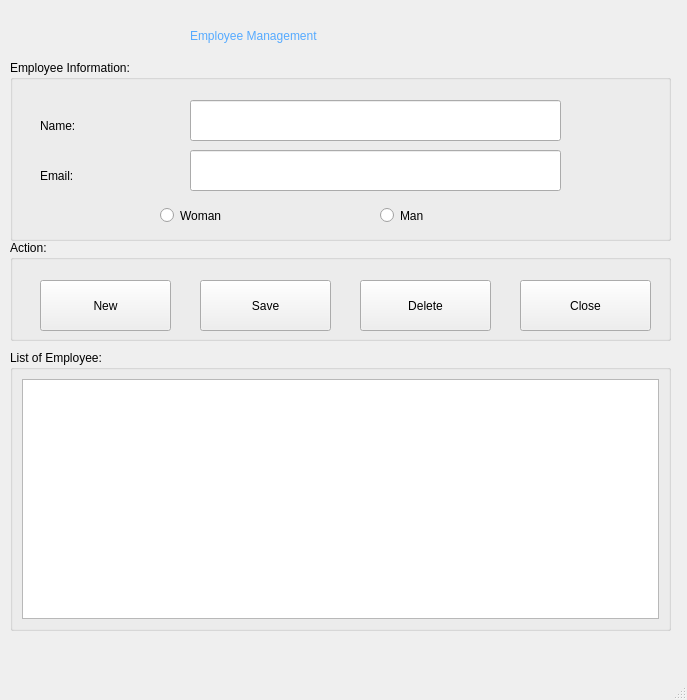
<?xml version="1.0" encoding="UTF-8"?>
<ui version="4.0">
 <class>MainWindow</class>
 <widget class="QMainWindow" name="MainWindow">
  <property name="geometry">
   <rect>
    <x>0</x>
    <y>0</y>
    <width>687</width>
    <height>700</height>
   </rect>
  </property>
  <property name="windowTitle">
   <string>MainWindow</string>
  </property>
  <widget class="QWidget" name="centralwidget">
   <widget class="QLabel" name="label">
    <property name="geometry">
     <rect>
      <x>190</x>
      <y>10</y>
      <width>321</width>
      <height>51</height>
     </rect>
    </property>
    <property name="styleSheet">
     <string notr="true">font: 18pt &quot;MS Shell Dlg 2&quot;;
color: rgb(85, 170, 255);</string>
    </property>
    <property name="text">
     <string>Employee Management</string>
    </property>
   </widget>
   <widget class="QGroupBox" name="groupBox">
    <property name="geometry">
     <rect>
      <x>10</x>
      <y>60</y>
      <width>661</width>
      <height>181</height>
     </rect>
    </property>
    <property name="styleSheet">
     <string notr="true">font: 15pt &quot;MS Shell Dlg 2&quot;;</string>
    </property>
    <property name="title">
     <string>Employee Information:</string>
    </property>
    <widget class="QLabel" name="label_2">
     <property name="geometry">
      <rect>
       <x>30</x>
       <y>50</y>
       <width>121</width>
       <height>31</height>
      </rect>
     </property>
     <property name="text">
      <string>Name:</string>
     </property>
    </widget>
    <widget class="QLabel" name="label_3">
     <property name="geometry">
      <rect>
       <x>30</x>
       <y>100</y>
       <width>101</width>
       <height>31</height>
      </rect>
     </property>
     <property name="text">
      <string>Email:</string>
     </property>
    </widget>
    <widget class="QLineEdit" name="lineEditName">
     <property name="geometry">
      <rect>
       <x>180</x>
       <y>40</y>
       <width>371</width>
       <height>41</height>
      </rect>
     </property>
    </widget>
    <widget class="QLineEdit" name="lineEditEmail">
     <property name="geometry">
      <rect>
       <x>180</x>
       <y>90</y>
       <width>371</width>
       <height>41</height>
      </rect>
     </property>
    </widget>
    <widget class="QRadioButton" name="radioButtonWoman">
     <property name="geometry">
      <rect>
       <x>150</x>
       <y>140</y>
       <width>161</width>
       <height>31</height>
      </rect>
     </property>
     <property name="text">
      <string>Woman</string>
     </property>
    </widget>
    <widget class="QRadioButton" name="radioButtonMan">
     <property name="geometry">
      <rect>
       <x>370</x>
       <y>140</y>
       <width>161</width>
       <height>31</height>
      </rect>
     </property>
     <property name="text">
      <string>Man</string>
     </property>
    </widget>
   </widget>
   <widget class="QGroupBox" name="groupBox_2">
    <property name="geometry">
     <rect>
      <x>10</x>
      <y>240</y>
      <width>661</width>
      <height>101</height>
     </rect>
    </property>
    <property name="styleSheet">
     <string notr="true">font: 15pt &quot;MS Shell Dlg 2&quot;;</string>
    </property>
    <property name="title">
     <string>Action:</string>
    </property>
    <widget class="QPushButton" name="pushButtonNew">
     <property name="geometry">
      <rect>
       <x>30</x>
       <y>40</y>
       <width>131</width>
       <height>51</height>
      </rect>
     </property>
     <property name="text">
      <string>New</string>
     </property>
     <property name="icon">
      <iconset>
       <normaloff>../images/ic_logo.webp</normaloff>../images/ic_logo.webp</iconset>
     </property>
     <property name="iconSize">
      <size>
       <width>40</width>
       <height>40</height>
      </size>
     </property>
    </widget>
    <widget class="QPushButton" name="pushButtonSave">
     <property name="geometry">
      <rect>
       <x>190</x>
       <y>40</y>
       <width>131</width>
       <height>51</height>
      </rect>
     </property>
     <property name="text">
      <string>Save</string>
     </property>
     <property name="icon">
      <iconset>
       <normaloff>../images/ic_save.webp</normaloff>../images/ic_save.webp</iconset>
     </property>
     <property name="iconSize">
      <size>
       <width>40</width>
       <height>40</height>
      </size>
     </property>
    </widget>
    <widget class="QPushButton" name="pushButtonDelete">
     <property name="geometry">
      <rect>
       <x>350</x>
       <y>40</y>
       <width>131</width>
       <height>51</height>
      </rect>
     </property>
     <property name="text">
      <string>Delete</string>
     </property>
     <property name="icon">
      <iconset>
       <normaloff>../images/ic_delete.webp</normaloff>../images/ic_delete.webp</iconset>
     </property>
     <property name="iconSize">
      <size>
       <width>40</width>
       <height>40</height>
      </size>
     </property>
    </widget>
    <widget class="QPushButton" name="pushButtonClose">
     <property name="geometry">
      <rect>
       <x>510</x>
       <y>40</y>
       <width>131</width>
       <height>51</height>
      </rect>
     </property>
     <property name="text">
      <string>Close</string>
     </property>
     <property name="icon">
      <iconset>
       <normaloff>../images/ic_close.webp</normaloff>../images/ic_close.webp</iconset>
     </property>
     <property name="iconSize">
      <size>
       <width>40</width>
       <height>40</height>
      </size>
     </property>
    </widget>
   </widget>
   <widget class="QGroupBox" name="groupBox_3">
    <property name="geometry">
     <rect>
      <x>10</x>
      <y>350</y>
      <width>661</width>
      <height>281</height>
     </rect>
    </property>
    <property name="styleSheet">
     <string notr="true">font: 15pt &quot;MS Shell Dlg 2&quot;;</string>
    </property>
    <property name="title">
     <string>List of Employee:</string>
    </property>
    <layout class="QVBoxLayout" name="verticalLayout">
     <item>
      <widget class="QListWidget" name="listWidgetEmployee"/>
     </item>
    </layout>
   </widget>
  </widget>
  <widget class="QMenuBar" name="menubar">
   <property name="geometry">
    <rect>
     <x>0</x>
     <y>0</y>
     <width>687</width>
     <height>26</height>
    </rect>
   </property>
  </widget>
  <widget class="QStatusBar" name="statusbar"/>
 </widget>
 <resources/>
 <connections/>
</ui>
